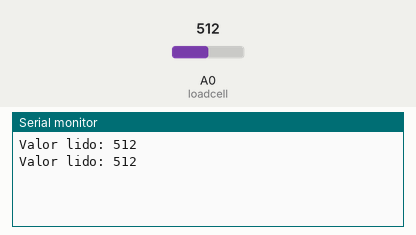
Recording of a sketch running on a simulated Arduino Uno, built with avr-gcc and run on an emulated ATmega328P. Shown: the last lines printed to the serial monitor. The inputs (shaded band) are chosen by the test bench; at power-on: A0 (loadcell) = 512.

Above: at 2.8 s.
2.9 s: A0 (loadcell) set to 716
At 5.2 s:
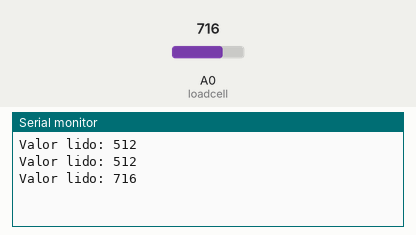
5.6 s: A0 (loadcell) set to 900
At 6.8 s:
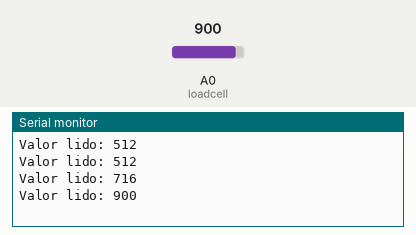
Timing chart, 0 to 8.6 s (numbered marks = the images above; inputs shaded):
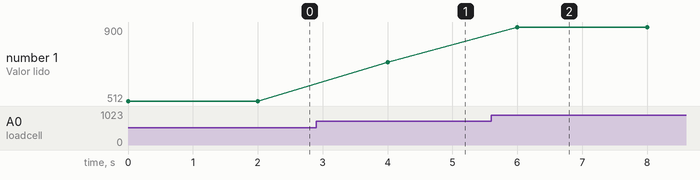

Measured:
- after the input at 2.9 s, the serial monitor: prints a new line after 1.1 s (image 1)
- after the input at 5.6 s, the serial monitor: prints a new line after 0.40 s (image 2)
- plotted number 1: 512 → 716 after the input at 2.9 s, 716 → 900 after the input at 5.6 s

The sketch:

load_cell_analog_read.ino
```cpp
#define loadcell A0
void setup()
{
  Serial.begin(9600);
}
void loop()
{
  int sensorValue = analogRead(loadcell);
  Serial.print("Valor lido: ");
  Serial.println(sensorValue);
  delay(2000);
}
```
